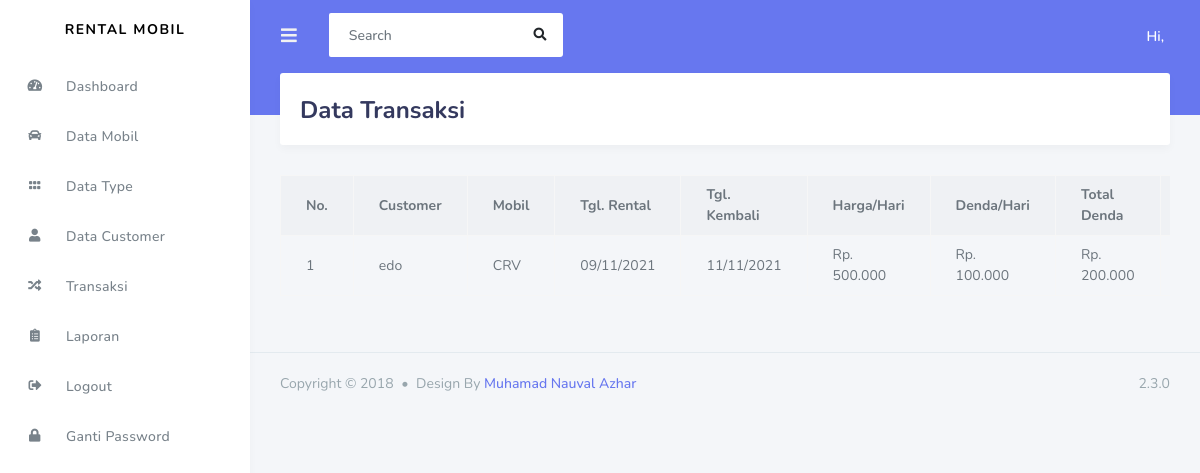
Screenshot of /index.php/admin/transaksi with the database file from the repository.
### tables this page shows
CREATE TABLE `transaksi` (
  `id_rental` int(11) NOT NULL,
  `id_customer` int(11) NOT NULL,
  `id_mobil` int(11) NOT NULL,
  `tanggal_rental` date NOT NULL,
  `tanggal_kembali` date NOT NULL,
  `harga` varchar(120) NOT NULL,
  `denda` varchar(125) NOT NULL,
  `total_denda` varchar(120) NOT NULL,
  `tanggal_pengembalian` date NOT NULL,
  `status_pengembalian` varchar(50) NOT NULL,
  `status_rental` varchar(50) NOT NULL,
  `bukti_pembayaran` varchar(120) NOT NULL,
  `status_pembayaran` int(11) NOT NULL
);

CREATE TABLE `customer` (
  `id_customer` int(11) NOT NULL,
  `nama` varchar(120) NOT NULL,
  `username` varchar(120) NOT NULL,
  `alamat` varchar(120) NOT NULL,
  `gender` varchar(20) NOT NULL,
  `no_telepon` varchar(20) NOT NULL,
  `no_ktp` varchar(50) NOT NULL,
  `password` varchar(120) NOT NULL,
  `role_id` int(11) NOT NULL
);

CREATE TABLE `mobil` (
  `id_mobil` int(11) NOT NULL,
  `kode_type` varchar(120) NOT NULL,
  `merk` varchar(120) NOT NULL,
  `no_plat` varchar(20) NOT NULL,
  `warna` varchar(20) NOT NULL,
  `tahun` varchar(4) NOT NULL,
  `status` varchar(50) NOT NULL,
  `harga` int(11) NOT NULL,
  `denda` int(11) NOT NULL,
  `ac` int(11) NOT NULL,
  `supir` int(11) NOT NULL,
  `mp3_player` int(11) NOT NULL,
  `central_lock` int(11) NOT NULL,
  `gambar` varchar(255) NOT NULL
);

### application/controllers/admin/transaksi.php (called while the page is built, shortened)
<?php
class transaksi extends CI_Controller
{
    public function index()
    {
        $data['transaksi'] = $this->db->query("SELECT * FROM transaksi tr, mobil mb, customer cs WHERE tr.id_mobil=mb.id_mobil AND tr.id_customer=cs.id_customer")->result();
        $this->load->view('templates_admin/header');
        $this->load->view('templates_admin/sidebar');
        $this->load->view('admin/data_transaksi',$data);
        $this->load->view('templates_admin/footer');
    }
}
?>

### index.php (called while the page is built, shortened)
<?php
require_once BASEPATH.'core/CodeIgniter.php';

### application/views/admin/data_transaksi.php (the view, shortened to what this page needs)
<div class="main-content">
    <section class="section">
        <div class="section-header">
            <h1>Data Transaksi</h1>
        </div>
        <div class="table-responsive">
        <table class="table table-bordered table-striped">
            <tr>
                <th>No.</th>
                <th>Customer</th>
                <th>Mobil</th>
                <th>Tgl. Rental</th>
                <th>Tgl. Kembali</th>
                <th>Harga/Hari</th>
                <th>Denda/Hari</th>
                <th>Total Denda</th>
                <th>Tgl. Dikembalikan</th>
            </tr>
            <?php $no=1;
            foreach($transaksi as $tr) : ?>
                <tr>
                    <td><?php echo $no++ ?></td>
                    <td><?php echo $tr->nama ?></td>
                    <td><?php echo $tr->merk ?></td>
                    <td><?php echo date('d/m/Y', strtotime($tr->tanggal_rental)); ?></td>
                    <td><?php echo date('d/m/Y', strtotime($tr->tanggal_kembali)); ?></td>
                    <td>Rp. <?php echo number_format($tr->harga,0,',','.') ?></td>
                    <td>Rp. <?php echo number_format($tr->denda,0,',','.') ?></td>
                    <td>Rp. <?php echo number_format($tr->total_denda,0,',','.') ?></td>
                    <td>
                    </td>
                </tr>
            <?php endforeach; ?>
        </table>
        </div>
    </section>
</div>

### rows the page displays
transaksi: id_customer.nama "edo", id_mobil.merk "CRV", tanggal_rental "09/11/2021", tanggal_kembali "11/11/2021", id_mobil.harga "500.000", id_mobil.denda "100.000", total_denda "200.000"
